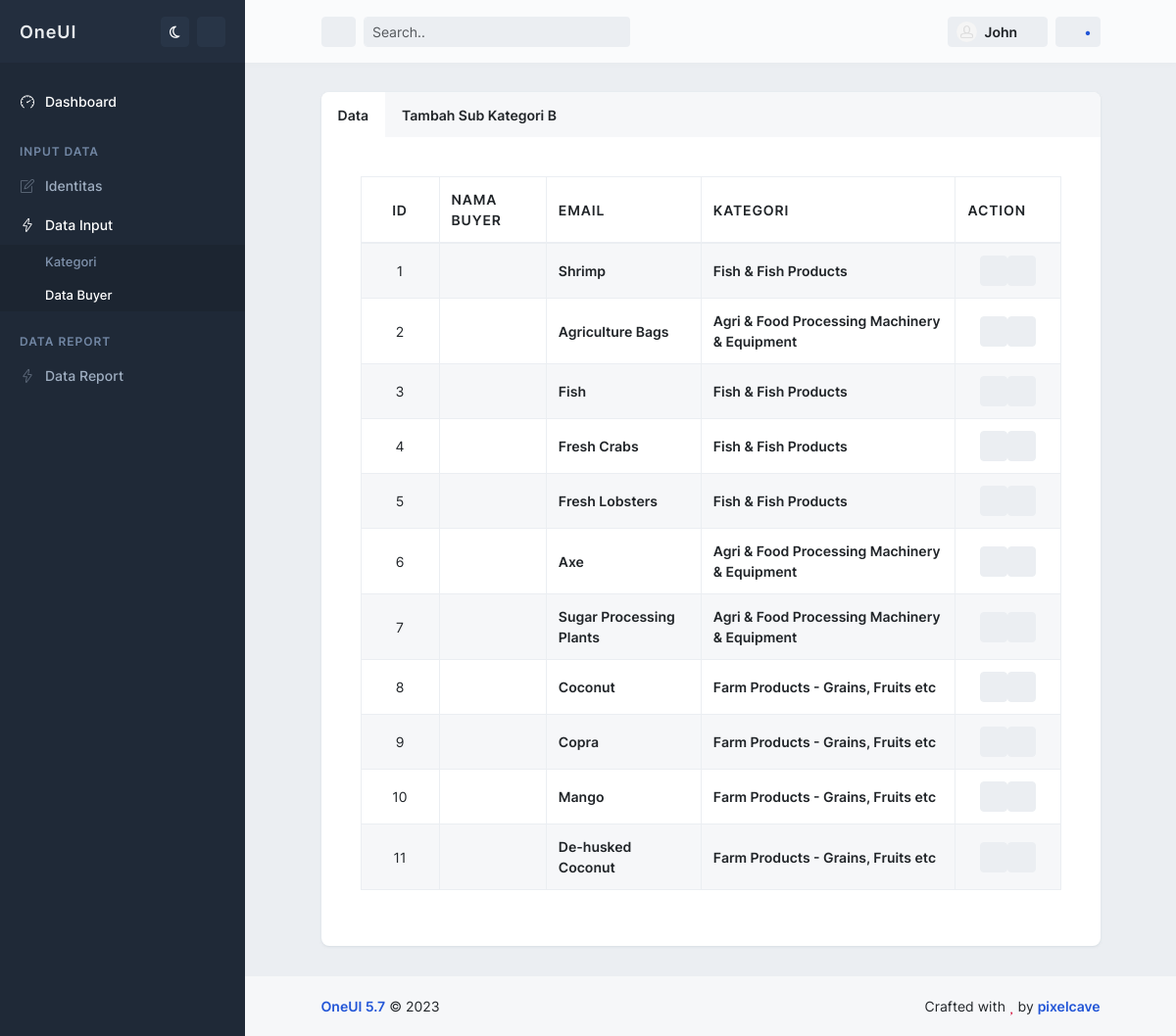
The page /index.php/admin/databuyer on the database as committed earlier.
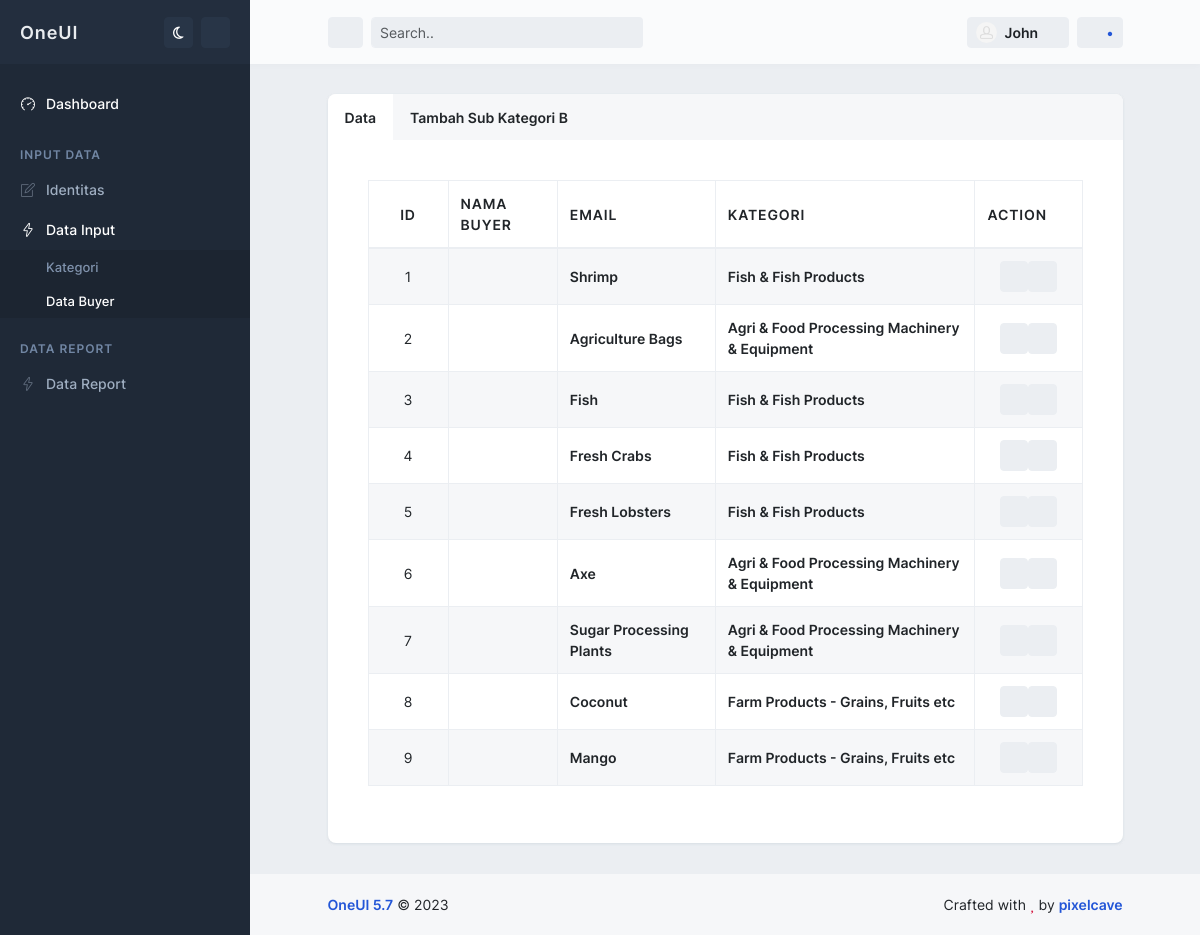
The same page on the database as committed later.
### tables this page shows
CREATE TABLE `subkategori_a` (
  `idsubkategori_a` int(11) NOT NULL,
  `idkategori` int(11) NOT NULL,
  `namaSubKategori` varchar(255) NOT NULL
);

CREATE TABLE `kategori` (
  `idkategori` int(11) NOT NULL,
  `namaKategori` varchar(255) NOT NULL
);

### application/controllers/Admin/Databuyer.php (called while the page is built, shortened)
<?php
class Databuyer extends CI_Controller {
    public function __construct()
    {
        $this->load->model('M_Databuyer');
        $this->load->model('M_SubkategoriB');
        $this->load->model('M_SubkategoriA');
        $this->load->model('M_Kategori');
    }
    public function index()
    {
        $data = [
            'kategori' => $this->M_Kategori->getKategori(),
            'subkategori_a' => $this->M_SubkategoriA->getSubKategori(),
            'subkategori_b' => $this->M_SubkategoriB->getSubKategori(),
            'header' => 'template/v_header_admin',
            'footer' => 'template/v_footer_admin',
        ];
        return $this->load->view('admin/v_databuyer',$data);
    }
}

### index.php (called while the page is built, shortened)
<?php
require_once BASEPATH.'core/CodeIgniter.php';

### application/models/M_Kategori.php (called while the page is built, shortened)
<?php
class M_Kategori extends CI_Model {
    function getKategori() {
        return $this->db->get('kategori')->result();
    }
}

### application/models/M_SubkategoriA.php (called while the page is built, shortened)
<?php
class M_SubkategoriA extends CI_Model {
    function getSubKategori() {
        $this->db->select('*');
        $this->db->from('subkategori_a');
        $this->db->join('kategori', 'kategori.idkategori = subkategori_a.idkategori');
        return  $this->db->get()->result();
    }
}

### application/models/M_SubkategoriB.php (called while the page is built, shortened)
<?php
class M_SubkategoriB extends CI_Model {
    function getSubKategori() {
        $this->db->select('*');
        $this->db->from('subkategori_a');
        $this->db->join('kategori', 'kategori.idkategori = subkategori_a.idkategori');
        return  $this->db->get()->result();
    }
}

### application/views/admin/v_databuyer.php (the view, shortened to what this page needs)
<?php $this->load->view($header)?>
<main id="main-container">
    <div class="content">
        <div class="block block-rounded overflow-hidden">
        <ul class="nav nav-tabs nav-tabs-block" role="tablist">
            <li class="nav-item">
            <button type="button" class="nav-link active" id="search-projects-tab" data-bs-toggle="tab" data-bs-target="#search-projects" role="tab" aria-controls="search-projects" aria-selected="true">Data</button>
            </li>
            <li class="nav-item">
            <button type="button" class="nav-link" id="search-users-tab" data-bs-toggle="tab" data-bs-target="#search-users" role="tab" aria-controls="search-users" aria-selected="false">Tambah Sub Kategori B</button>
            </li>
        </ul>
        <div class="block-content tab-content overflow-hidden">
            <div class="tab-pane fade fade-up show active" id="search-projects" role="tabpanel" aria-labelledby="search-projects-tab" tabindex="0">
            <div class="block block-rounded ">
                <div class="block-content block-content-full">
                    <table class="table table-bordered table-striped table-vcenter js-dataTable-buttons">
                        <thead>
                            <tr>
                                <th class="text-center" style="width: 80px;">ID</th>
                                <th>Nama Buyer</th>
                                <th>Email</th>
                                <th>Kategori</th>
                                <th class="d-none d-sm-table-cell" style="width: 15%;">Action</th>
                            </tr>
                        </thead>
                        <tbody>
                            <?php $no=1; foreach ($subkategori_b as $data) :?>
                            <tr>
                                <td class="text-center fs-sm"><?= $no++;?></td>
                                <td class="fw-semibold fs-sm"><?= $data->namaSubKategori_b?></td>
                                <td class="fw-semibold fs-sm"><?= $data->namaSubKategori?></td>
                                <td class="fw-semibold fs-sm"><?= $data->namaKategori?></td>
                                <td class="d-nonea d-sm-table-cell text-center">
                                    <div class="btn-group">
                                    <a href="<?= base_url('admin/subkategoriB/updatesubkategoriB/'.$data->idsubkategori_b)?>">
                                        <button type="button" class="btn btn-sm btn-alt-secondary" data-bs-toggle="tooltip" title="Edit">
                                            <i class="fa fa-pencil-alt"></i>
                                        </button>
                                    </a>
                                    <a href="<?= base_url('admin/subkategoriB/deletesubkategoriB/'.$data->idsubkategori_b)?>">
                                        <button type="button" class="btn btn-sm btn-alt-secondary" data-bs-toggle="tooltip" title="Delete">
                                            <i class="fa fa-times"></i>
                                        </button>
                                    </a>
                                    </div>
                                </td>
                            </tr>
                            <?php endforeach; ?>
                        </tbody>
                    </table>
                </div>
            </div>
            </div>
        </div>
        </div>
    </div>
</main>
<?php $this->load->view($footer)?>

### application/views/template/v_header_admin.php (shortened to what this page needs)
<!doctype html>
<html lang="en">
  <head>
    <link rel="stylesheet" href="<?= base_url() ?>assets/admin/js/plugins/datatables-bs5/css/dataTables.bootstrap5.min.css">
    <link rel="stylesheet" href="<?= base_url() ?>assets/admin/js/plugins/datatables-buttons-bs5/css/buttons.bootstrap5.min.css">
    <link rel="stylesheet" href="<?= base_url() ?>assets/admin/js/plugins/datatables-responsive-bs5/css/responsive.bootstrap5.min.css">
    <link rel="stylesheet" href="<?= base_url() ?>assets/admin/js/plugins/select2/css/select2.min.css">
    <link rel="stylesheet" id="css-main" href="<?= base_url() ?>assets/admin/css/oneui.min.css">
  </head>
  <body>
    <div id="page-container" class="sidebar-o sidebar-dark enable-page-overlay side-scroll page-header-fixed main-content-narrow">
      <nav id="sidebar" aria-label="Main Navigation">
        <div class="content-header">
          <a class="fw-semibold text-dual" href="index.html">
            <span class="smini-hide fs-5 tracking-wider">OneUI</span>
          </a>
          <div>
            <button type="button" class="btn btn-sm btn-alt-secondary" data-toggle="layout" data-action="dark_mode_toggle">
              <i class="far fa-moon"></i>
            </button>
            <div class="dropdown d-inline-block ms-1">
              <button type="button" class="btn btn-sm btn-alt-secondary" id="sidebar-themes-dropdown" data-bs-toggle="dropdown" aria-haspopup="true" aria-expanded="false">
                <i class="fa fa-brush"></i>
              </button>
            </div>
          </div>
        </div>
        <div class="js-sidebar-scroll">
          <div class="content-side">
            <ul class="nav-main">
              <li class="nav-main-item">
                <a class="nav-main-link active" href="<?= base_url('admin')?>">
                  <i class="nav-main-link-icon si si-speedometer"></i>
                  <span class="nav-main-link-name">Dashboard</span>
                </a>
              </li>
              <li class="nav-main-heading">Input Data</li>
              <li class="nav-main-item">
                <a class="nav-main-link" href=" <?php echo base_url('admin/identitas'); ?>">
                  <i class="nav-main-link-icon si si-note"></i>
                  <span class="nav-main-link-name">Identitas</span>
                </a>
              </li>
              <li class="nav-main-item open">
                <a class="nav-main-link nav-main-link-submenu" data-toggle="submenu" aria-haspopup="true" aria-expanded="false" href="#">
                  <i class="nav-main-link-icon si si-energy"></i>
                  <span class="nav-main-link-name">Data Input</span>
                </a>
                <ul class="nav-main-submenu">
                  <li class="nav-main-item">
                    <a class="nav-main-link nav-main-link-submenu" data-toggle="submenu" aria-haspopup="true" aria-expanded="false" href="#">
                      <span class="nav-main-link-name">Kategori</span>
                    </a>
                  </li>
                  <li class="nav-main-item ">
                    <a class="nav-main-link active" href="<?= base_url('admin/databuyer')?>">
                      <span class="nav-main-link-name ">Data Buyer</span>
                    </a>
                  </li>
                  </li>
                </ul>
              <li class="nav-main-heading">Data Report</li>
              <li class="nav-main-item">
                <a class="nav-main-link nav-main-link-submenu" data-toggle="submenu" aria-haspopup="true" aria-expanded="false" href="#">
                  <i class="nav-main-link-icon si si-energy"></i>
                  <span class="nav-main-link-name">Data Report</span>
                </a>
              </li>
          </div>
        </div>
      </nav>
      <header id="page-header">
        <div class="content-header">
          <div class="d-flex align-items-center">
            <button type="button" class="btn btn-sm btn-alt-secondary me-2 d-none d-lg-inline-block" data-toggle="layout" data-action="sidebar_mini_toggle">
              <i class="fa fa-fw fa-ellipsis-v"></i>
            </button>
            <form class="d-none d-md-inline-block" action="be_pages_generic_search.html" method="POST">
              <div class="input-group input-group-sm">
                <input type="text" class="form-control form-control-alt" placeholder="Search.." id="page-header-search-input2" name="page-header-search-input2">
                <span class="input-group-text border-0">
                  <i class="fa fa-fw fa-search"></i>
                </span>
              </div>
            </form>
          </div>
          <div class="d-flex align-items-center">
            <div class="dropdown d-inline-block ms-2">
              <button type="button" class="btn btn-sm btn-alt-secondary d-flex align-items-center" id="page-header-user-dropdown" data-bs-toggle="dropdown" aria-haspopup="true" aria-expanded="false">
                <img class="rounded-circle" src="<?= base_url() ?>assets/admin/media/avatars/avatar10.jpg" alt="Header Avatar" style="width: 21px;">
                <span class="d-none d-sm-inline-block ms-2">John</span>
                <i class="fa fa-fw fa-angle-down d-none d-sm-inline-block opacity-50 ms-1 mt-1"></i>
              </button>
            </div>
            <div class="dropdown d-inline-block ms-2">
              <button type="button" class="btn btn-sm btn-alt-secondary" id="page-header-notifications-dropdown" data-bs-toggle="dropdown" aria-haspopup="true" aria-expanded="false">
                <i class="fa fa-fw fa-bell"></i>
                <span class="text-primary">•</span>
              </button>
            </div>
          </div>
        </div>
      </header>

### application/views/template/v_footer_admin.php (shortened to what this page needs)
<footer id="page-footer" class="bg-body-light">
    <div class="content py-3">
        <div class="row fs-sm">
            <div class="col-sm-6 order-sm-2 py-1 text-center text-sm-end">
                Crafted with <i class="fa fa-heart text-danger"></i> by <a class="fw-semibold" href="https://1.envato.market/ydb" target="_blank">pixelcave</a>
            </div>
            <div class="col-sm-6 order-sm-1 py-1 text-center text-sm-start">
                <a class="fw-semibold" href="https://1.envato.market/AVD6j" target="_blank">OneUI 5.7</a> &copy; <span data-toggle="year-copy"></span>
            </div>
        </div>
    </div>
</footer>
</div>
</body>
</html>

Rows that differ between the two databases and show on the page:
removed subkategori_a: namaSubKategori "Copra", idkategori.namaKategori "Farm Products - Grains, Fruits etc"
removed subkategori_a: namaSubKategori "De-husked Coconut", idkategori.namaKategori "Farm Products - Grains, Fruits etc"
